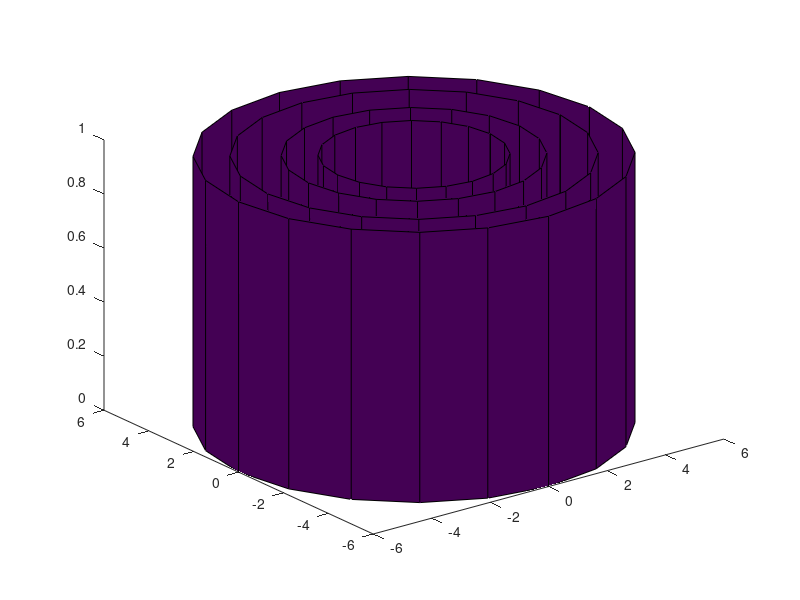

Here is the MATLAB script that generated this plot: (Note: this script raises an error after producing the figure.)
%% Coaxial phisic parameters
% Frequency range
f_min=1e4;                  %[Hz]       10kHz
f_max=3e9;                  %[Hz]       1GHz
N_f=101;
freq = logspace(log10(f_min),log10(f_max),N_f);
w = 2*pi.*freq;

r_cob = 6;                                      % [mm] radi ext coaxial
z_cox = 50;                                     % [ohms] vacuum impedance
r_coa = r_cob/(exp(z_cox/60));

%% Culture medium phisic parameters
g_pla = 1;                                      % [mm] gruix plastic cont

r_int = r_coa + g_pla;                          % [mm]  radi intern corona
r_ext = r_cob - g_pla;                          % [mm]  radi extern corona
h_cor = 1;                                      % [mm]  altura corona
% s_cor =                                       % [mm2] superficie corona
% v_cel = s_cor * h_cor;                        % [mm3] volum de coltiu


%% Plot coaxial

figure('name', 'Coaxial with culture medium');

[x,y,z] = cylinder(r_cob +1);
h = hgtransform;
% surf(x,y,z, 'Parent', h, 'FaceColor', 'r');
view(3)
hold on
cylinder(r_cob);
hold on
cylinder(r_cob - 1);
hold on
cylinder(r_coa + 1);
hold on
cylinder(r_coa);



%% TEM waves coaxial propagation
% e^-jkz = e^-j*bet*z*e^alf*z
z = 3e-3;
c = 3e8;                                %[m/s] light speed
% Load permitivities 
%%%%%%% WATER %%%%%%%%%%%%%%%%%%%%%%%%%%%%%%%%%%%%%%%%%%%%%%%
e_rea_w = eps_real_w;
sgm_w = eps_0*eps_imag_w.*w;

b_wat = w.*(sqrt(e_rea_w))/c;                       % beta
a_wat = 60*pi*sgm_w./sqrt(e_rea_w);                 % alfa
S21_wat = exp(-1i.*b_wat.*z).*exp(-a_wat.*z);           % S parameter (2->1)

%%%%%%%% CULTURE MEDIUM %%%%%%%%%%%%%%%%%%%%%%%%%%%%%%%%%%%%%
e_rea_c = eps_rea_cul;

b_cul = w.*(sqrt(e_rea_c))/c;                       % beta
a_cul = 60*pi*sgm_cul./sqrt(e_rea_c);               % alfa
S21_cul = exp(-1i.*b_cul.*z).*exp(-a_cul.*z);           % S parameter (2->1)

%%%%%%%% VACUUM  %%%%%%%%%%%%%%%%%%%%%%%%%%%%%%%%%%%%%

b_vac = w.*(sqrt(eps_0))./c;                       % beta
a_vac = 60*pi*0./sqrt(eps_0);               % alfa
S21_vac = exp(-1i.*b_vac.*z).*exp(-a_vac.*z);           % S parameter (2->1)


%%%%%% S21_water - S21_culture || S21_vacuum - S21_culture %%%%%%%%%%%%%%%%
%Falta cambiar las dimensiones de los vectores

dif_cul_vac = abs(S21_cul - S21_vac);
dif_cul_wat = abs(S21_cul - S21_wat);

figure('Name', 'S21 en el vacio');
plot(freq, S21_vac);

figure('Name', 'S21 con el cultivo');
plot(freq,S21_cul);

figure ('Name', 'S21 con agua');
plot(freq,S21_wat);

figure('Name', 'Diferencia vacio - cultivo');
plot(freq, dif_cul_vac);

figure('Name', 'Diferencia vacio - water');
plot(freq, dif_cul_wat);


%